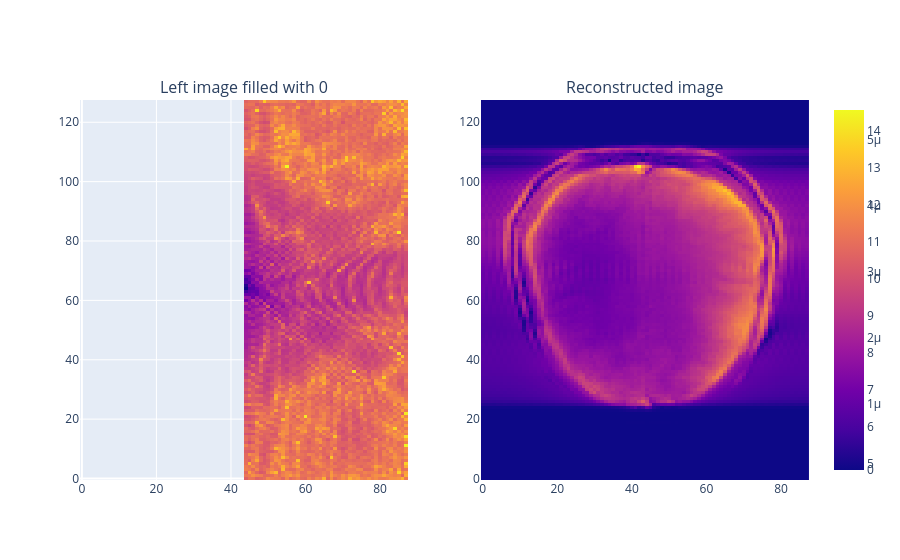

The code cell stored with this chart in its notebook:
### Code cell
#| label: figZeroFillY

import numpy as np
from plotly.subplots import make_subplots
import plotly.graph_objects as go
import plotly.io as pio
from scipy.io import loadmat

# Interactive display in the notebook
pio.renderers.default = "plotly_mimetype"

# Check if static image export is available for PDF
try:
    pio.to_image(go.Figure(), format="png")
    static_export = True
except Exception as exc:
    static_export = False
    print(f"Static PNG export unavailable: {type(exc).__name__}: {exc}")

#K-spaces and image spaces filled with zeros at the top of the image
data = loadmat("magk0y.mat")
ky = data["mag3"]

data = loadmat("mag0y.mat")
magimy = data["magim3"]

fig = make_subplots(1, 2, subplot_titles=("Left image filled with 0", "Reconstructed image"))

fig.add_trace(go.Heatmap(visible=True, z=ky[:,:]), row=1, col=1)
fig.add_trace(go.Heatmap(visible=True, z=magimy[:,:]), row=1, col=2)

fig

### Figure 1 — Plotly figure (JSON) as saved in the notebook; plotly's stock layout.template omitted (floating-point values rounded to 4 significant figures; data arrays with more than 128 entries replaced by an {"elided": "..."} marker saying what was removed)
{"data": [{"type": "heatmap", "visible": true, "xaxis": "x", "yaxis": "y", "z": {"elided": "128x88 float values"}}, {"type": "heatmap", "visible": true, "xaxis": "x2", "yaxis": "y2", "z": {"elided": "128x88 float values"}}], "layout": {"annotations": [{"font": {"size": 16}, "showarrow": false, "text": "Left image filled with 0", "x": 0.225, "xanchor": "center", "xref": "paper", "y": 1, "yanchor": "bottom", "yref": "paper"}, {"font": {"size": 16}, "showarrow": false, "text": "Reconstructed image", "x": 0.775, "xanchor": "center", "xref": "paper", "y": 1, "yanchor": "bottom", "yref": "paper"}], "xaxis": {"anchor": "y", "domain": [0, 0.45]}, "xaxis2": {"anchor": "y2", "domain": [0.55, 1]}, "yaxis": {"anchor": "x", "domain": [0, 1]}, "yaxis2": {"anchor": "x2", "domain": [0, 1]}}}
